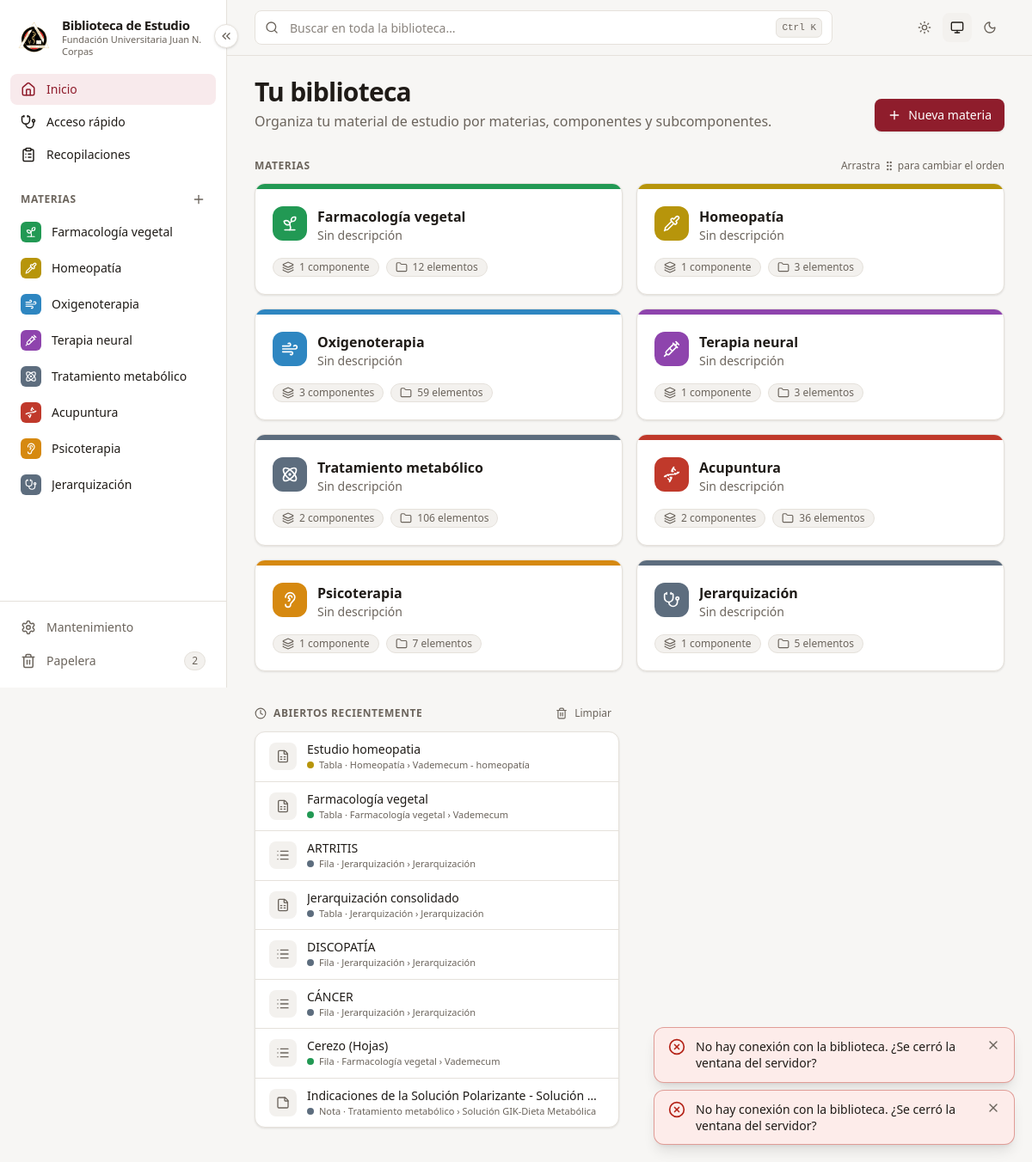
The page / on the database its author committed.
### tables this page shows
CREATE TABLE materias (
        id           INTEGER PRIMARY KEY,
        nombre       TEXT    NOT NULL,
        slug         TEXT    NOT NULL,
        descripcion  TEXT    NOT NULL DEFAULT '',
        color        TEXT    NOT NULL,
        icono        TEXT    NOT NULL,
        orden        INTEGER NOT NULL DEFAULT 0,
        archivada    INTEGER NOT NULL DEFAULT 0,
        papelera_id  INTEGER,
        creado       TEXT    NOT NULL,
        actualizado  TEXT    NOT NULL
    , oculta INTEGER NOT NULL DEFAULT 0, en_busqueda INTEGER NOT NULL DEFAULT 1);

CREATE TABLE recientes (
        tipo    TEXT    NOT NULL,      -- tabla | fila | pdf | imagen | nota
        ref_id  INTEGER NOT NULL,
        visto   TEXT    NOT NULL,
        PRIMARY KEY (tipo, ref_id)
    );

### app/routers/paginas.py (the view)
@router.get("/")
def inicio(request: Request, con: sqlite3.Connection = Depends(obtener_db)):
    from ..services import favoritos as fav
    from ..services import imagenes, pdfs
    return pagina(request, con, "paginas/inicio.html",
                  materias=bib.listar_materias(con), archivadas=bib.listar_materias(con, archivadas=True),
                  recientes=fav.recientes(con, 8), favoritos=fav.favoritos(con, 12),
                  ocr_paginas=pdfs.ocr_pendiente_total(con), ocr_imagenes=imagenes.ocr_pendientes(con))

### app/templates/paginas/inicio.html (shortened to what this page needs)
{% extends "base.html" %}
{% from "macros.html" import icono, ficha_materia, vacio, boton_modal, plural %}
{% block contenido %}
<div class="mb-8 flex flex-wrap items-end justify-between gap-4">
  <div>
    <h1 class="text-2xl font-bold tracking-tight sm:text-3xl">Tu biblioteca</h1>
    <p class="mt-1 text-tenue">Organiza tu material de estudio por materias, componentes y subcomponentes.</p>
  </div>
  {% if materias %}{{ boton_modal("/materias/nueva", "Nueva materia") }}{% endif %}
</div>
{% if not materias and not archivadas %}
  {% call vacio("graduation-cap", "Aún no hay materias. Crea la primera",
               "Una materia agrupa todo lo de una asignatura (por ejemplo Anatomía o Farmacología). Dentro podrás crear componentes como «Parcial 1» o «Atlas» y cargar Excel, PDF, imágenes y notas.") %}
    {{ boton_modal("/materias/nueva", "Crear la primera materia") }}
  {% endcall %}
{% else %}
  <section aria-labelledby="t-materias">
    <div class="mb-3 flex items-center justify-between">
      <h2 id="t-materias" class="titulo-seccion">Materias</h2>
      {% if materias|length > 1 %}<p class="hidden text-xs text-tenue sm:block">Arrastra {{ icono("grip-vertical", "inline size-3.5 -mt-0.5") }} para cambiar el orden</p>{% endif %}
    </div>
    {% if materias %}
    <ul class="grid gap-4 sm:grid-cols-2 xl:grid-cols-3 2xl:grid-cols-4" x-data="ordenable" data-url="/materias/orden">
      {% for m in materias %}
      <li data-id="{{ m.id }}" class="tarjeta group relative flex flex-col overflow-hidden transition hover:-translate-y-0.5 hover:border-borde-fuerte">
        <span class="h-1.5 w-full" style="background: {{ m.color_hex }}"></span>
        <div class="flex flex-1 flex-col gap-3 p-5">
          <div class="flex items-start gap-3">
            {{ ficha_materia(m) }}
            <div class="min-w-0 flex-1">
              <h3 class="truncate text-base font-semibold"><a href="/materias/{{ m.id }}" class="after:absolute after:inset-0">{{ m.nombre }}</a></h3>
              <p class="line-clamp-2 text-sm text-tenue">{{ m.descripcion or "Sin descripción" }}</p>
            </div>
          </div>
          <div class="mt-auto flex flex-wrap gap-2 pt-1">
            <span class="chip">{{ icono("layers", "size-3.5") }}{{ plural(m.num_componentes, "componente", "componentes") }}</span>
            <span class="chip">{{ icono("folder", "size-3.5") }}{{ plural(m.num_elementos, "elemento", "elementos") }}</span>
          </div>
        </div>
      </li>
      {% endfor %}
    </ul>
    {% else %}
      <p class="rounded-xl border border-dashed border-borde-fuerte p-6 text-center text-sm text-tenue">Todas tus materias están archivadas.</p>
    {% endif %}
  </section>
  {% if recientes or favoritos %}
  <div class="mt-10 grid gap-6 lg:grid-cols-2">
    {% for titulo_seccion, ic, lista, vacio_txt in [("Abiertos recientemente", "clock", recientes, ""), ("Favoritos", "star", favoritos, "")] %}
    {% if lista %}
    <section>
      <div class="mb-3 flex items-center justify-between gap-2">
        <h2 class="titulo-seccion flex items-center gap-2">{{ icono(ic, "size-3.5") }}{{ titulo_seccion }}</h2>
        {% set ruta, pregunta = ("/recientes/limpiar", "¿Limpiar la lista de abiertos recientemente?") if ic == "clock"
                                else ("/favoritos/limpiar", "¿Quitar todos los favoritos?") %}
        <button type="button" class="btn-fantasma -my-1 px-2 py-1 text-xs" hx-post="{{ ruta }}"
                hx-confirm="{{ pregunta }} Los documentos no se borran." data-confirmar-boton="Limpiar">
          {{ icono("trash-2", "size-3.5") }}Limpiar</button>
      </div>
      <ul class="tarjeta divide-y divide-borde overflow-hidden">
        {% for e in lista %}
        <li><a href="{{ e.url }}" class="flex items-center gap-3 px-4 py-2.5 hover:bg-superficie-2/70">
          <span class="grid size-8 shrink-0 place-items-center rounded-lg bg-superficie-2 text-tenue">{{ icono(e.icono, "size-4") }}</span>
          <span class="min-w-0 flex-1">
            <span class="block truncate text-sm font-medium">{{ e.titulo }}</span>
            <span class="flex items-center gap-1.5 truncate text-[11px] text-tenue"><span class="size-2 shrink-0 rounded-full" style="background: {{ e.color }}"></span>{{ e.nombre_tipo }} · {{ e.ubicacion }}</span>
          </span>
        </a></li>
        {% endfor %}
      </ul>
    </section>
    {% endif %}
    {% endfor %}
  </div>
  {% endif %}
{% endif %}
{% endblock %}

### app/templates/macros.html (shortened to what this page needs)
{% macro icono(nombre, clase="size-4") -%}
<svg class="ic {{ clase }}" aria-hidden="true"><use href="{{ SPRITE }}#{{ nombre }}"/></svg>
{%- endmacro %}
{% macro ficha_materia(m, clase="size-10", tam_icono="size-5") -%}
<span class="grid {{ clase }} shrink-0 place-items-center rounded-xl text-white"
      style="background: {{ m.color_hex }}">{{ icono(m.icono, tam_icono) }}</span>
{%- endmacro %}
{% macro boton_modal(url, texto, nombre_icono="plus", clase="btn-primario") -%}
<button type="button" class="{{ clase }}" hx-get="{{ url }}" hx-target="#modal" hx-swap="innerHTML">
  {{ icono(nombre_icono) }}{{ texto }}
</button>
{%- endmacro %}
{% macro plural(n, singular, plural_) -%}{{ n }} {{ singular if n == 1 else plural_ }}{%- endmacro %}

### app/templates/parciales/barra_lateral.html (shortened to what this page needs)
{% from "macros.html" import icono %}
<aside class="barra-lateral sticky top-0 z-30 hidden h-screen shrink-0 flex-col border-r border-borde bg-superficie lg:flex" aria-label="Menú principal">
  <button type="button" class="boton-plegar absolute -right-3.5 top-7 z-10 grid size-7 place-items-center rounded-full border border-borde bg-superficie text-tenue shadow-sm hover:border-marca hover:text-marca"
          x-data @click="$store.menu.alternar()" :title="$store.menu.plegado ? 'Desplegar menú' : 'Replegar menú'"
          :aria-label="$store.menu.plegado ? 'Desplegar menú' : 'Replegar menú'">
    {{ icono("chevrons-left", "size-4 transition-transform") }}
  </button>
  <a href="/" class="item-menu flex items-center gap-3 px-5 pb-5 pt-5">
    <img src="/static/marca/logo-corpas.png" alt="Escudo de la {{ INSTITUCION }}" class="size-10 shrink-0 object-contain">
    <span class="solo-desplegado leading-tight">
      <strong class="block text-[15px] tracking-tight">{{ NOMBRE_APP }}</strong>
      <span class="block text-[11px] text-tenue">{{ INSTITUCION }}</span>
    </span>
  </a>
  <nav class="flex min-h-0 flex-1 flex-col gap-0.5 overflow-y-auto px-3 pb-3">
    {% set en_inicio = request.url.path == "/" %}
    <a href="/" title="Inicio" class="item-menu flex items-center gap-3 rounded-lg px-3 py-2 text-sm font-medium {{ 'bg-marca-suave text-marca' if en_inicio else 'text-texto hover:bg-superficie-2' }}">
      {{ icono("house", "size-[18px]") }}<span class="solo-desplegado">Inicio</span>
    </a>
    {% set en_dx = request.url.path.startswith("/acceso-rapido") %}
    <a href="/acceso-rapido" title="Acceso rápido por síntomas" class="item-menu flex items-center gap-3 rounded-lg px-3 py-2 text-sm font-medium {{ 'bg-marca-suave text-marca' if en_dx else 'text-texto hover:bg-superficie-2' }}">
      {{ icono("stethoscope", "size-[18px]") }}<span class="solo-desplegado">Acceso rápido</span>
    </a>
    {% set en_recop = request.url.path.startswith("/recopilaciones") %}
    <a href="/recopilaciones" title="Recopilaciones" class="item-menu flex items-center gap-3 rounded-lg px-3 py-2 text-sm font-medium {{ 'bg-marca-suave text-marca' if en_recop else 'text-texto hover:bg-superficie-2' }}">
      {{ icono("clipboard-list", "size-[18px]") }}<span class="solo-desplegado">Recopilaciones</span>
    </a>
    <div class="solo-desplegado mt-5 mb-1 flex items-center justify-between px-3">
      <span class="titulo-seccion">Materias</span>
      <button type="button" class="-mr-1 rounded-md p-1 text-tenue hover:bg-superficie-2 hover:text-marca" title="Nueva materia" aria-label="Nueva materia"
              hx-get="/materias/nueva" hx-target="#modal">{{ icono("plus") }}</button>
    </div>
    {% for m in materias_menu %}
      {% set activa = materia_activa|default(None) == m.id %}
      <a href="/materias/{{ m.id }}" title="{{ m.nombre }}"
         class="item-menu group flex items-center gap-3 rounded-lg px-3 py-2 text-sm {{ 'bg-superficie-2 font-semibold text-texto' if activa else 'text-texto hover:bg-superficie-2' }}">
        <span class="grid size-6 shrink-0 place-items-center rounded-md text-white" style="background: {{ m.color_hex }}">{{ icono(m.icono, "size-3.5") }}</span>
        <span class="solo-desplegado min-w-0 flex-1 truncate">{{ m.nombre }}</span>
      </a>
    {% else %}
      <p class="solo-desplegado px-3 py-2 text-xs text-tenue">Aún no hay materias.</p>
    {% endfor %}
  </nav>
  <div class="flex flex-col gap-0.5 border-t border-borde p-3">
    <a href="/mantenimiento" title="Mantenimiento y respaldos"
       class="item-menu flex items-center gap-3 rounded-lg px-3 py-2 text-sm {{ 'bg-superficie-2 font-semibold' if request.url.path == '/mantenimiento' else 'text-tenue hover:bg-superficie-2 hover:text-texto' }}">
      {{ icono("settings", "size-[18px]") }}<span class="solo-desplegado flex-1">Mantenimiento</span>
    </a>
    <a href="/papelera" title="Papelera"
       class="item-menu flex items-center gap-3 rounded-lg px-3 py-2 text-sm {{ 'bg-superficie-2 font-semibold' if request.url.path == '/papelera' else 'text-tenue hover:bg-superficie-2 hover:text-texto' }}">
      {{ icono("trash-2", "size-[18px]") }}<span class="solo-desplegado flex-1">Papelera</span>
      {% if en_papelera %}<span class="solo-desplegado chip px-2">{{ en_papelera }}</span>{% endif %}
    </a>
  </div>
</aside>

### app/static/css/app.css (style rules this page uses)
:root { color-scheme:light;--fondo:#f7f6f4;--superficie:#fff;--superficie-2:#f3f1ee;--superficie-3:#e9e6e1;--borde:#e5e1db;--borde-fuerte:#d2ccc3;--texto:#1f1b17;--tenue:#6b645c;--marca:#8f1d2c;--marca-fuerte:#721421;--marca-suave:#f8eaec;--sobre-marca:#fff;--oro:#9c7716;--oro-suave:#f7efda;--exito:#1b7a4b;--exito-suave:#e2f3e9;--peligro:#b42318;--peligro-suave:#fdecea;--alerta:#8a5a00;--alerta-suave:#fff3d6;--sombra:0 1px 2px #1f1b170d, 0 1px 3px #1f1b170f;--sombra-alta:0 24px 60px #140c0838 }
.barra-lateral { width:16.5rem;transition:width .2s }

### rows shown on the page
materias: nombre "Farmacología vegetal", descripcion "Sin descripción", n "1 12", singular "componente elementos"
materias: nombre "Homeopatía", descripcion "Sin descripción", en_busqueda "1 3", singular "componente elementos"
materias: nombre "Oxigenoterapia", descripcion "Sin descripción", n "3 59", singular "componentes elementos"
materias: nombre "Terapia neural", descripcion "Sin descripción", en_busqueda "1 3", singular "componente elementos"
materias: nombre "Tratamiento metabólico", descripcion "Sin descripción", n "2 106", singular "componentes elementos"
materias: nombre "Acupuntura", descripcion "Sin descripción", n "2 36", singular "componentes elementos"
materias: nombre "Psicoterapia", descripcion "Sin descripción", en_busqueda "1 7", singular "componente elementos"
materias: nombre "Jerarquización", descripcion "Sin descripción", en_busqueda "1 5", singular "componente elementos"
recientes: titulo "Estudio homeopatia", nombre_tipo "Tabla", ubicacion "Homeopatía › Vademecum - homeopatía"
recientes: titulo "Farmacología vegetal", nombre_tipo "Tabla", ubicacion "Farmacología vegetal › Vademecum"
recientes: titulo "ARTRITIS", nombre_tipo "Fila", ubicacion "Jerarquización › Jerarquización"
recientes: titulo "Jerarquización consolidado", nombre_tipo "Tabla", ubicacion "Jerarquización › Jerarquización"
recientes: titulo "DISCOPATÍA", nombre_tipo "Fila", ubicacion "Jerarquización › Jerarquización"
recientes: titulo "CÁNCER", nombre_tipo "Fila", ubicacion "Jerarquización › Jerarquización"
recientes: titulo "Cerezo (Hojas)", nombre_tipo "Fila", ubicacion "Farmacología vegetal › Vademecum"
recientes: titulo "Indicaciones de la Solución Polarizante - Solución…", nombre_tipo "Nota", ubicacion "Tratamiento metabólico › Solución GIK-Dieta Metabólica"

### other values the page prints
{{ NOMBRE_APP }} "Biblioteca de Estudio"
{{ INSTITUCION }} "Fundación Universitaria Juan N. Corpas"
{{ en_papelera }} "2"
{{ texto }} "Nueva materia"
{{ titulo_seccion }} "ABIERTOS RECIENTEMENTE"
